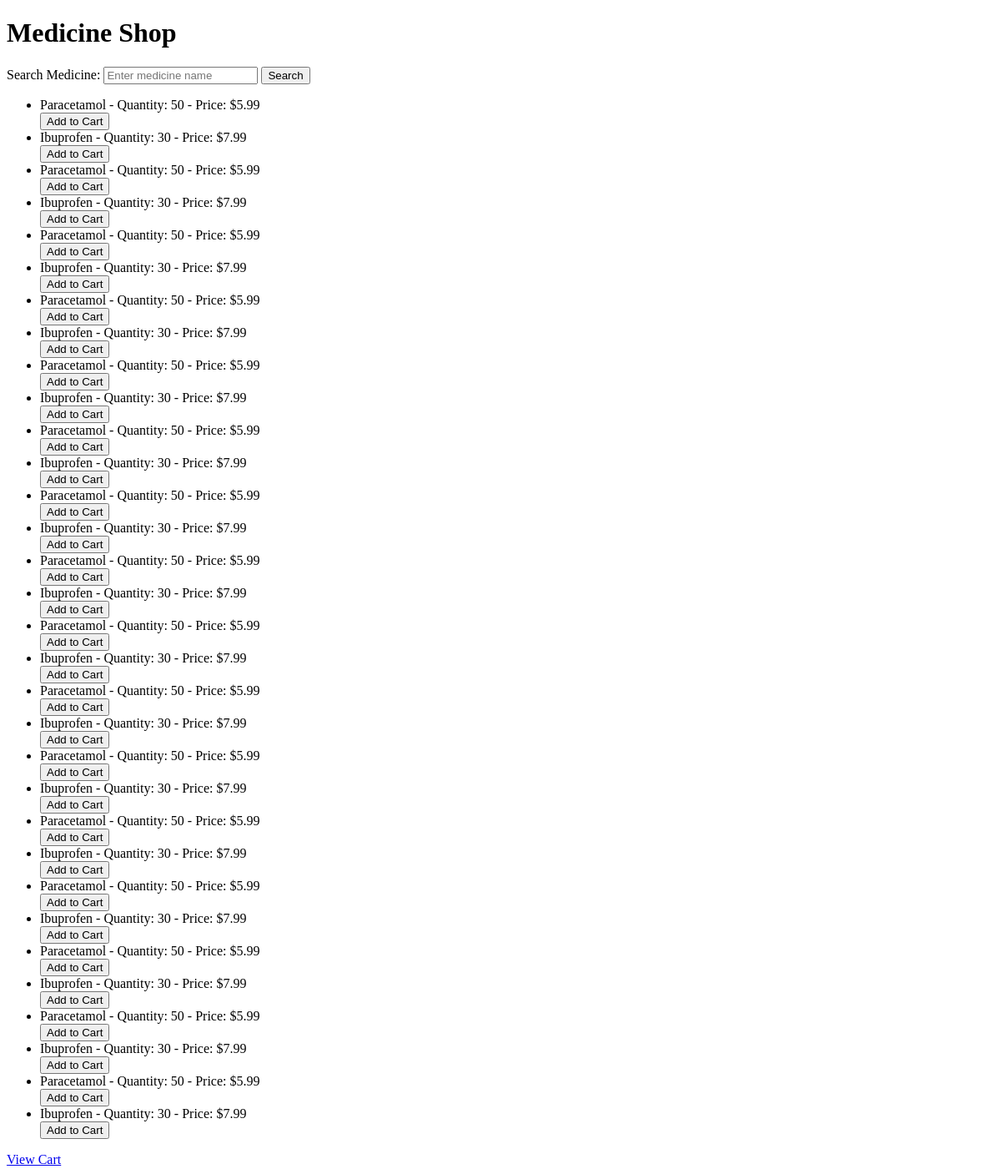
The page /shop on the database as committed earlier.
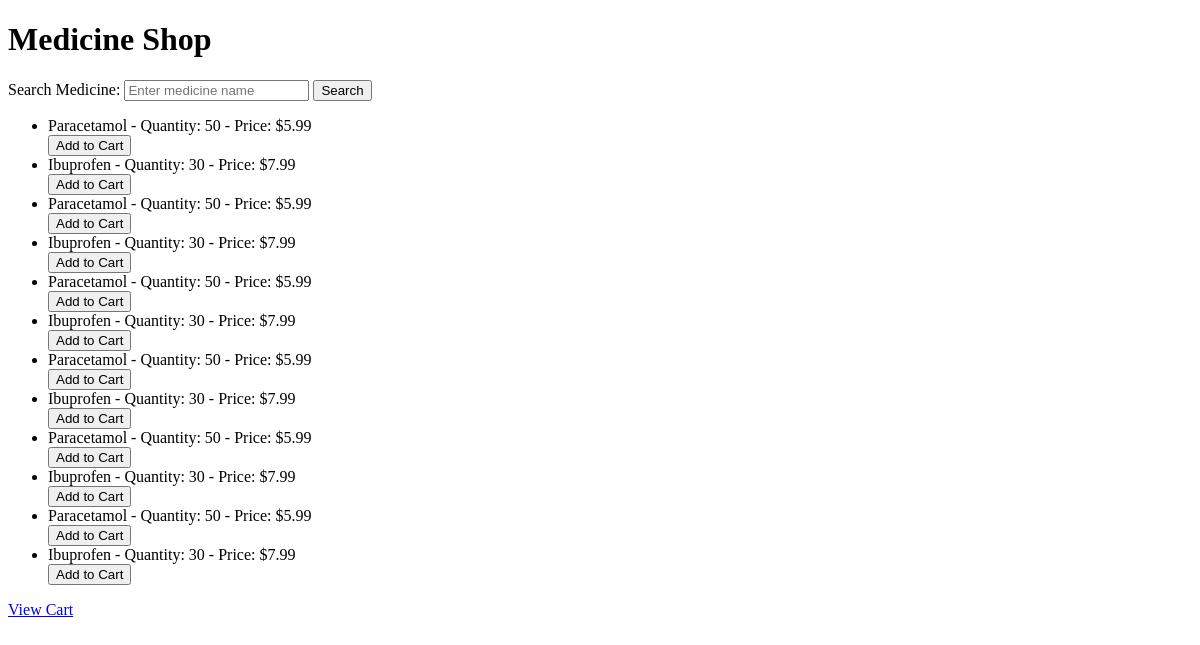
The same page on the database as committed later.
### tables this page shows
CREATE TABLE medicines (
            id INTEGER PRIMARY KEY AUTOINCREMENT,
            name TEXT,
            description TEXT,
            price REAL,
            quantity INTEGER
        );

### app.py (the view)
@app.route('/shop')
def shop():
    conn = sqlite3.connect('schema.db')
    cursor = conn.cursor()
    cursor.execute('SELECT * FROM medicines')
    medicines = cursor.fetchall()
    cursor.close()
    conn.close()
    return render_template('shop.html', medicines=medicines)

### templates/shop.html (shortened to what this page needs)
<!DOCTYPE html>
<html lang="en">
<head>
</head>
<body>
    <h1>Medicine Shop</h1>
    <form action="{{ url_for('search') }}" method="POST">
        <label for="search_term">Search Medicine:</label>
        <input type="text" id="search_term" name="search_term" placeholder="Enter medicine name">
        <button type="submit">Search</button>
    </form>
    <ul>
        {% for medicine in medicines %}
            <li>
                {{ medicine[1] }} - Quantity: {{ medicine[4] }} - Price: ${{ medicine[3] }}
                <form action="{{ url_for('add_to_cart', medicine_id=medicine[0]) }}" method="GET">
                    <button type="submit">Add to Cart</button>
                </form>
            </li>
        {% endfor %}
    </ul>
    <a href="{{ url_for('view_cart') }}">View Cart</a>
</body>
</html>

Rows that differ between the two databases and show on the page:
removed medicines: name "Paracetamol", quantity "50", price "5.99"
removed medicines: name "Ibuprofen", quantity "30", price "7.99"
removed medicines: name "Paracetamol", quantity "50", price "5.99"
removed medicines: name "Ibuprofen", quantity "30", price "7.99"
removed medicines: name "Paracetamol", quantity "50", price "5.99"
removed medicines: name "Ibuprofen", quantity "30", price "7.99"
removed medicines: name "Paracetamol", quantity "50", price "5.99"
removed medicines: name "Ibuprofen", quantity "30", price "7.99"
removed medicines: name "Paracetamol", quantity "50", price "5.99"
removed medicines: name "Ibuprofen", quantity "30", price "7.99"
removed medicines: name "Paracetamol", quantity "50", price "5.99"
removed medicines: name "Ibuprofen", quantity "30", price "7.99"
removed medicines: name "Paracetamol", quantity "50", price "5.99"
removed medicines: name "Ibuprofen", quantity "30", price "7.99"
removed medicines: name "Paracetamol", quantity "50", price "5.99"
removed medicines: name "Ibuprofen", quantity "30", price "7.99"
removed medicines: name "Paracetamol", quantity "50", price "5.99"
removed medicines: name "Ibuprofen", quantity "30", price "7.99"
removed medicines: name "Paracetamol", quantity "50", price "5.99"
removed medicines: name "Ibuprofen", quantity "30", price "7.99"
